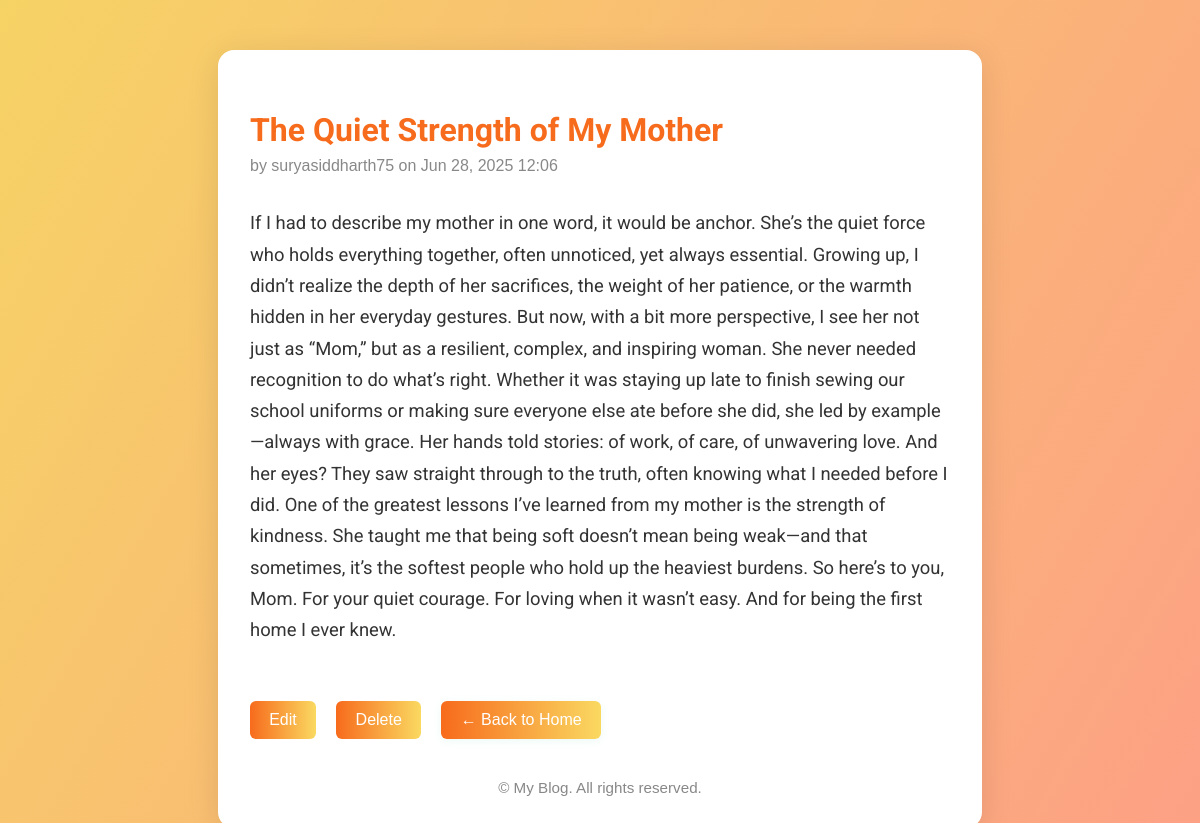
The app's page /post/the-quiet-strength-of-my-mother/ with its own data.
### blog/models.py (models this page shows, shortened)
class Post(models.Model):
    title = models.CharField(max_length=200)
    slug = models.SlugField(unique=True, blank=True)
    content = models.TextField()
    author = models.ForeignKey(User, on_delete=models.CASCADE)
    created = models.DateTimeField(auto_now_add=True)

### blog/views.py (the view)
# urls.py: path('post/<slug:slug>/', views.post_detail, name='post_detail'),
def post_detail(request, slug):
    post = get_object_or_404(Post, slug=slug)
    return render(request, 'blog/post_detail.html', {'post': post})

### blog/templates/blog/post_detail.html (shortened to what this page needs)
<!DOCTYPE html>
<html lang="en">
<head>
</head>
<body>
    <div class="container">
        {% if post %}
            <h1>{{ post.title }}</h1>
            <div class="meta">by {{ post.author }} on {{ post.created|date:'M d, Y H:i' }}</div>
            <div class="content">{{ post.content }}</div>
            <div class="actions">
                <a href="{% url 'post_update' post.slug %}">Edit</a>
                <form action="{% url 'post_delete' post.slug %}" method="post" style="display:inline;">
                    <button type="submit">Delete</button>
                </form>
                <a href="{% url 'home' %}" class="back-home-btn">
                    &#8592; Back to Home
                </a>
            </div>
        {% endif %}
        <div class="footer">
            &copy; {{ now|date:'Y' }} My Blog. All rights reserved.
        </div>
    </div>
</body>
</html>

### blog/templates/blog/post_detail.html (style rules this page uses)
body { font-family: Arial, sans-serif; background: linear-gradient(120deg, #f6d365 0%, #fda085 100%); margin: 0; min-height: 100vh; }
.container { max-width: 700px; margin: 50px auto; background: #fff; padding: 2.5rem 2rem 2rem 2rem; border-radius: 16px; box-shadow: 0 6px 32px rgba(0,0,0,0.10); }
h1 { color: #f76b1c; margin-bottom: 0.5rem; font-family: 'Roboto', Arial, sans-serif; }
.meta { color: #888; font-size: 1rem; margin-bottom: 2rem; }
.content { font-size: 1.15rem; color: #333; margin-bottom: 2rem; line-height: 1.7; font-family: 'Roboto', Arial, sans-serif; }
.actions { margin-top: 2rem; }
.actions a, .actions form button { margin-right: 1rem; text-decoration: none; color: #fff; background: linear-gradient(90deg, #f76b1c 0%, #fad961 100%); border: none; border-radius: 6px; padding: 0.6rem 1.2rem; font-size: 1rem; font-weight: 500; cursor: pointer; transition: background 0.2s; display: inline-block; }
form { display: flex; flex-direction: column; gap: 1.2rem; }
button[type="submit"] { background: linear-gradient(90deg, #f76b1c 0%, #fad961 100%); color: #fff; border: none; border-radius: 6px; padding: 0.7rem; font-size: 1rem; font-weight: bold; cursor: pointer; transition: background 0.2s; }
.footer { margin-top: 2.5rem; color: #888; font-size: 0.95rem; text-align: center; }
.back-home-btn { display: inline-block; margin-top: 1.5rem; background: linear-gradient(90deg, #43cea2 0%, #185a9d 100%); color: #fff !important; padding: 0.6rem 1.4rem; border-radius: 30px; font-size: 1rem; font-weight: 500; text-decoration: none; box-shadow: 0 2px 8px rgba(67,206,162,0.10); transition: background 0.2s, transform 0.2s; border: none; }

### records on screen
Post: title "The Quiet Strength of My Mother", author "suryasiddharth75", created "Jun 28, 2025 12:06", content "If I had to describe my mother in one word, it would be anchor. She’s the quiet force who holds everything together, often unnoticed, yet always essential. Growing up, I didn’t realize the depth of her sacrifices, the weight of her patience, or the warmth hidden in her everyday gestures. But now, with a bit more perspective, I see her not just as “Mom,” but as a resilient, complex, and inspiring woman. She never needed recognition to do what’s right. Whether it was staying up late to finish sewing our school uniforms or making sure everyone else ate before she did, she led by example—always with grace. Her hands told stories: of work, of care, of unwavering love. And her eyes? They saw…"
